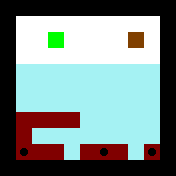

Tiled map render using the project's own tile images. Description and the whole map definition, tile-layer contents included, below:
An orthogonal 11x11 tile map with 16x16 px tiles, 2 tile layers (Layer1, Layer2).

<map version="1.0" orientation="orthogonal" renderorder="right-down" width="11" height="11" tilewidth="16" tileheight="16" nextobjectid="1">
 <tileset firstgid="1" source="../Tiles.tsx" />
 <layer name="Layer1" width="11" height="11">
  <data encoding="csv">
1,1,1,1,1,1,1,1,1,1,1,
1,5,5,5,5,5,5,5,5,5,1,
1,5,5,5,5,5,5,5,5,5,1,
1,5,5,5,5,5,5,5,5,5,1,
1,13,13,13,13,13,13,13,13,13,1,
1,13,13,13,13,13,13,13,13,13,1,
1,13,13,13,13,13,13,13,13,13,1,
1,13,13,13,13,13,13,13,13,13,1,
1,13,13,13,13,13,13,13,13,13,1,
1,13,13,13,13,13,13,13,13,13,1,
1,1,1,1,1,1,1,1,1,1,1
</data>
 </layer>
 <layer name="Layer2" width="11" height="11">
  <data encoding="csv">
0,0,0,0,0,0,0,0,0,0,0,
0,0,0,0,0,0,0,0,0,0,0,
0,0,0,4,0,0,0,0,9,0,0,
0,0,0,0,0,0,0,0,0,0,0,
0,0,0,0,0,0,0,0,0,0,0,
0,0,0,0,0,0,0,0,0,0,0,
0,0,0,0,0,0,0,0,0,0,0,
0,3,3,3,3,0,0,0,0,0,0,
0,3,0,0,0,0,0,0,0,0,0,
0,7,3,3,0,3,7,3,0,7,0,
0,0,0,0,0,0,0,0,0,0,0
</data>
 </layer>
</map>
